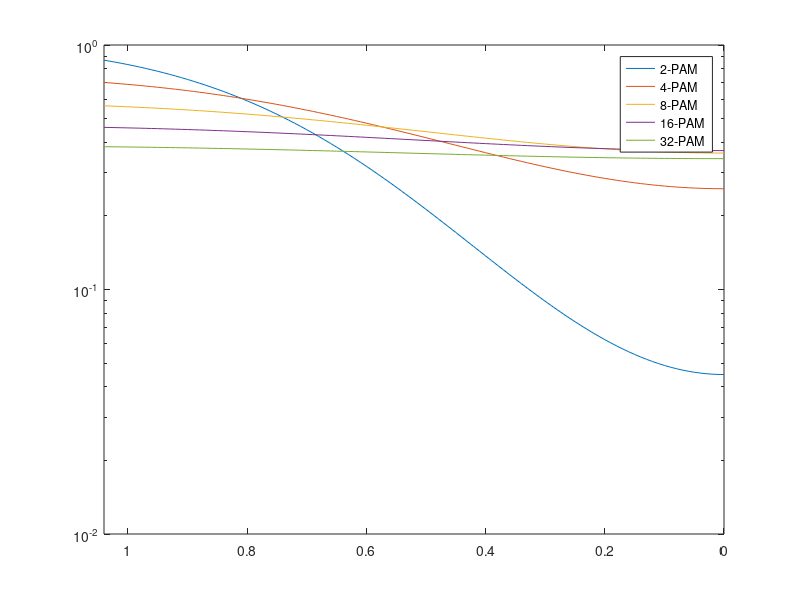
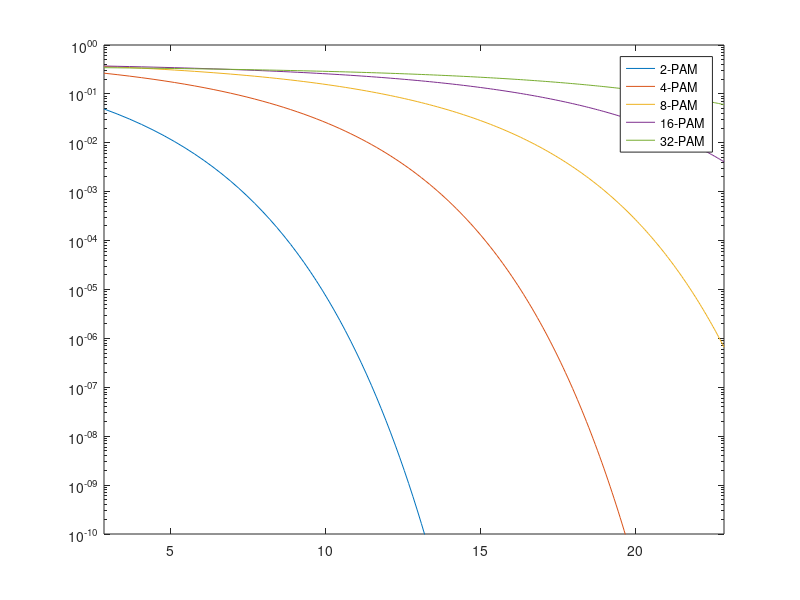
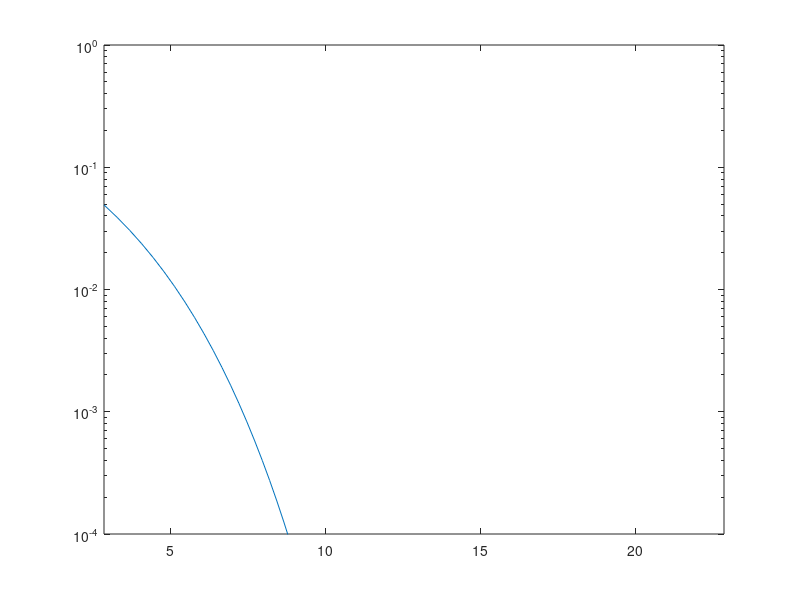

These figures' MATLAB source, in order:
clear all;
close all;
%%

theta=70;
m=-log10(2)/log10(cosd(theta));
Pt=20;
Adet=1e-4;
Ts=1;
index=1.5;
FOV=60*pi/180;
G_Con=(index^2)/sin(FOV);
h=10;
responsivity = 0.59;
%%
angleVector = 0:0.01:FOV;

cosPhi = cos(angleVector);

distanceVector = h./cosPhi;

H0 = ((Adet*(m+1))./(2*pi*distanceVector.^2)).*cosPhi.^(m+1)*Ts*G_Con;

%%
L = 2.^(1:1:5); %Niveles de modulación

RL = 50; %resistencia
Rb = 100*10^6;
kB = 1.380649e-23; %Cte. Boltzmann
Tk = 295; %Kelvin, temperatura absoluta
Gol = 10; %Open-loop voltage gain
Cpd = 112; %pF/cm^2 %Capacitancia por unidad de area
A = Adet; %Área del captador
I2 = 0.562; %Factor de ruido
B = 1./log2(L) * Rb; %Ancho de banda
n = 1.5; %FET channel factor
gm = 30; %FET transconductancia
I3 = 0.0868; %Factor de ruido
E_c = 1.602e-19; %Electronic charge

sky_irra = 1e-3; % at 850nm wavelength, in W/cm^2-um-sr
sun_irra = 550e-4; %at 850nm wavelength, in W/cm^2-um
OBP = 1e-3; %Optical filter bandwidth in micrometre
Isky = sky_irra*OBP*(4/pi)*FOV^2; %Sky irradiance
Isun = sun_irra*OBP; %Sun irradiance

varShot = 2*E_c*Rb;
varBackgroundRad = 2*E_c*Rb*responsivity*(Isky + Isun);
%varThermal = ((8*pi*kB*Tk)/Gol)*Cpd*A*I2*Rb.^2;
varThermal = 4*kB*Tk*Rb/RL;
%%
noise = varShot + varThermal + varBackgroundRad;

signal = responsivity^2*Pt^2*H0.^2;
snr = signal/noise;

%%

Ber_pam = [];
for i=1:length(L)
    
    Ber = (2*(L(i)-1))/(L(i)*log2(L(i))) * erfc(sqrt(log2(L(i))/(L(i)-1)^2)*(responsivity*H0*Pt)/sqrt(noise));
    Ber_pam = [Ber_pam;Ber];
    M{i} = sprintf('%d-PAM', L(i));
    semilogy(flip(angleVector), flip(Ber_pam(i,:)))
    hold on
end

legend(M);
xlim([0,angleVector(end)])
set ( gca, 'xdir', 'reverse' )

%% BER para un ángulo de 0.4rad
angulo = 1;
cosPhi2 = cos(angulo);

d = h/cosPhi2;
H = ((Adet*(m+1))./(2*pi*d)).*cosPhi2^(m+1)*Ts*G_Con;

P_total = 10:0.5:100;
signal2 = responsivity^2*P_total.^2*H^2;
snr2 = signal2/noise;

Ber_pam2 = [];
figure(2)
for i=1:length(L)
    Ber = (2*(L(i)-1))/(L(i)*log2(L(i))) * erfc(sqrt(log2(L(i))/(L(i)-1)^2)*(responsivity*H*P_total)/sqrt(noise));
    Ber_pam2 = [Ber_pam2;Ber];
    M{i} = sprintf('%d-PAM', L(i));
    semilogy(10*log10(snr2), Ber_pam2(i,:))
    hold on
end

legend(M);
xlim([10*log10(snr2(1)),10*log10(snr2(end))])
ylim([10^-10, 1])


%% Simulación para comparar con el BER para OOK(2-PAM) Y 0.4rad
Rb = 100*10^6;
Tb = 1/Rb;

% Generación de bits
bits = round(rand(1,ceil(20e-8/Tb)));
bits_length = length(bits);
samplesPerBit = 10;
Tsamp = Tb/samplesPerBit;
% Alex alvarado
bits_padded = upsample(bits, samplesPerBit);
%Tx_filter=rcosdesign(0.2,6,samplesPerBit);
Tx_filter = ones(1,samplesPerBit);
%Tx_filter = 1;
h = [1,zeros(1,length(Tx_filter)) ];
Rx_filter=flipud(Tx_filter);

filter_sys = conv(Tx_filter, h);
filter_overall_sys = conv(filter_sys, Rx_filter);

[i, delay] = max(filter_overall_sys);

%%

received_symbols = conv(filter_sys, bits_padded);
ber = [];
 gauss_noise = sqrt(noise) * randn([1,length(received_symbols)]);
for i=1:1:length(P_total)
    Power_rec = P_total*H;
    Eb = snr2(i)*noise;
    received_symbols_noise = awgn(Eb*received_symbols, 10*log10(snr2(i)), 'measured');
    overall_symbols_noise = conv(Rx_filter, received_symbols_noise);
    real_bits_received = overall_symbols_noise(delay:samplesPerBit:delay+(bits_length*samplesPerBit)-1);
   estimated = (real_bits_received./max(real_bits_received)>=0.5);
  % real_bits_received = downsample(overall_symbols_noise,samplesPerBit);
  % estimated = zeros(1,length(bits));
  % estimated(find(real_bits_received>Eb/2))=1;
     
   [nerr, ber(i)] = biterr(bits, estimated);
end

figure(3)
semilogy(10*log10(snr2), Ber_pam2(1,:))
hold on
semilogy(10*log10(snr2), ber)
xlim([10*log10(snr2(1)),10*log10(snr2(end))])
ylim([10^-4, 1])
